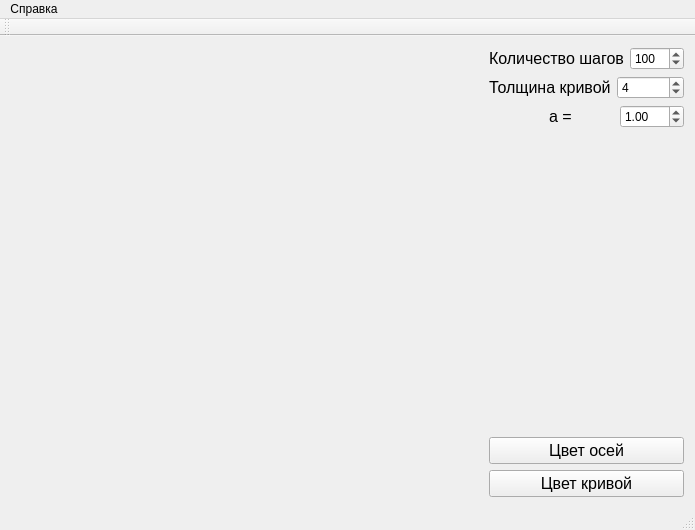
<?xml version="1.0" encoding="UTF-8"?>
<ui version="4.0">
 <class>MainWindow</class>
 <widget class="QMainWindow" name="MainWindow">
  <property name="geometry">
   <rect>
    <x>0</x>
    <y>0</y>
    <width>695</width>
    <height>527</height>
   </rect>
  </property>
  <property name="windowTitle">
   <string>MainWindow</string>
  </property>
  <widget class="QWidget" name="centralWidget">
   <layout class="QGridLayout" name="gridLayout">
    <item row="0" column="0">
     <widget class="FunctionWidget" name="widget" native="true">
      <property name="sizePolicy">
       <sizepolicy hsizetype="Expanding" vsizetype="Expanding">
        <horstretch>0</horstretch>
        <verstretch>0</verstretch>
       </sizepolicy>
      </property>
      <property name="minimumSize">
       <size>
        <width>450</width>
        <height>450</height>
       </size>
      </property>
     </widget>
    </item>
    <item row="0" column="1">
     <layout class="QVBoxLayout" name="verticalLayout">
      <item>
       <layout class="QHBoxLayout" name="horizontalLayout_2">
        <item>
         <widget class="QLabel" name="step_label">
          <property name="font">
           <font>
            <pointsize>12</pointsize>
           </font>
          </property>
          <property name="text">
           <string>Количество шагов</string>
          </property>
         </widget>
        </item>
        <item>
         <widget class="QSpinBox" name="step_spinBox">
          <property name="maximum">
           <number>2000</number>
          </property>
          <property name="value">
           <number>100</number>
          </property>
         </widget>
        </item>
       </layout>
      </item>
      <item>
       <layout class="QHBoxLayout" name="horizontalLayout_3">
        <item>
         <widget class="QLabel" name="pen_width_label">
          <property name="font">
           <font>
            <pointsize>12</pointsize>
           </font>
          </property>
          <property name="text">
           <string>Толщина кривой</string>
          </property>
         </widget>
        </item>
        <item>
         <widget class="QSpinBox" name="pen_width_spinBox">
          <property name="minimum">
           <number>1</number>
          </property>
          <property name="maximum">
           <number>50</number>
          </property>
          <property name="value">
           <number>4</number>
          </property>
         </widget>
        </item>
       </layout>
      </item>
      <item>
       <layout class="QHBoxLayout" name="horizontalLayout">
        <item>
         <spacer name="horizontalSpacer">
          <property name="orientation">
           <enum>Qt::Horizontal</enum>
          </property>
          <property name="sizeType">
           <enum>QSizePolicy::Preferred</enum>
          </property>
          <property name="sizeHint" stdset="0">
           <size>
            <width>60</width>
            <height>20</height>
           </size>
          </property>
         </spacer>
        </item>
        <item>
         <widget class="QLabel" name="a_label">
          <property name="sizePolicy">
           <sizepolicy hsizetype="Minimum" vsizetype="Preferred">
            <horstretch>0</horstretch>
            <verstretch>0</verstretch>
           </sizepolicy>
          </property>
          <property name="font">
           <font>
            <pointsize>12</pointsize>
           </font>
          </property>
          <property name="text">
           <string>a =</string>
          </property>
         </widget>
        </item>
        <item>
         <widget class="QDoubleSpinBox" name="a_doubleSpinBox">
          <property name="sizePolicy">
           <sizepolicy hsizetype="Preferred" vsizetype="Fixed">
            <horstretch>0</horstretch>
            <verstretch>0</verstretch>
           </sizepolicy>
          </property>
          <property name="minimum">
           <double>-50.000000000000000</double>
          </property>
          <property name="maximum">
           <double>50.000000000000000</double>
          </property>
          <property name="singleStep">
           <double>0.250000000000000</double>
          </property>
          <property name="value">
           <double>1.000000000000000</double>
          </property>
         </widget>
        </item>
       </layout>
      </item>
      <item>
       <spacer name="verticalSpacer">
        <property name="orientation">
         <enum>Qt::Vertical</enum>
        </property>
        <property name="sizeHint" stdset="0">
         <size>
          <width>20</width>
          <height>40</height>
         </size>
        </property>
       </spacer>
      </item>
      <item>
       <widget class="QPushButton" name="pushButton">
        <property name="font">
         <font>
          <pointsize>12</pointsize>
         </font>
        </property>
        <property name="text">
         <string>Цвет осей</string>
        </property>
       </widget>
      </item>
      <item>
       <widget class="QPushButton" name="build_pushButton">
        <property name="font">
         <font>
          <pointsize>12</pointsize>
         </font>
        </property>
        <property name="text">
         <string>Цвет кривой</string>
        </property>
       </widget>
      </item>
     </layout>
    </item>
   </layout>
  </widget>
  <widget class="QMenuBar" name="menuBar">
   <property name="geometry">
    <rect>
     <x>0</x>
     <y>0</y>
     <width>695</width>
     <height>20</height>
    </rect>
   </property>
   <widget class="QMenu" name="menu">
    <property name="title">
     <string>Справка</string>
    </property>
    <addaction name="action"/>
    <addaction name="actionAbout_QT"/>
   </widget>
   <addaction name="menu"/>
  </widget>
  <widget class="QToolBar" name="mainToolBar">
   <attribute name="toolBarArea">
    <enum>TopToolBarArea</enum>
   </attribute>
   <attribute name="toolBarBreak">
    <bool>false</bool>
   </attribute>
  </widget>
  <widget class="QStatusBar" name="statusBar"/>
  <action name="action">
   <property name="text">
    <string>О программе</string>
   </property>
  </action>
  <action name="actionAbout_QT">
   <property name="text">
    <string>About Qt</string>
   </property>
  </action>
 </widget>
 <layoutdefault spacing="6" margin="11"/>
 <customwidgets>
  <customwidget>
   <class>FunctionWidget</class>
   <extends>QWidget</extends>
   <header>functionwidget.h</header>
   <container>1</container>
  </customwidget>
 </customwidgets>
 <resources/>
 <connections/>
</ui>
